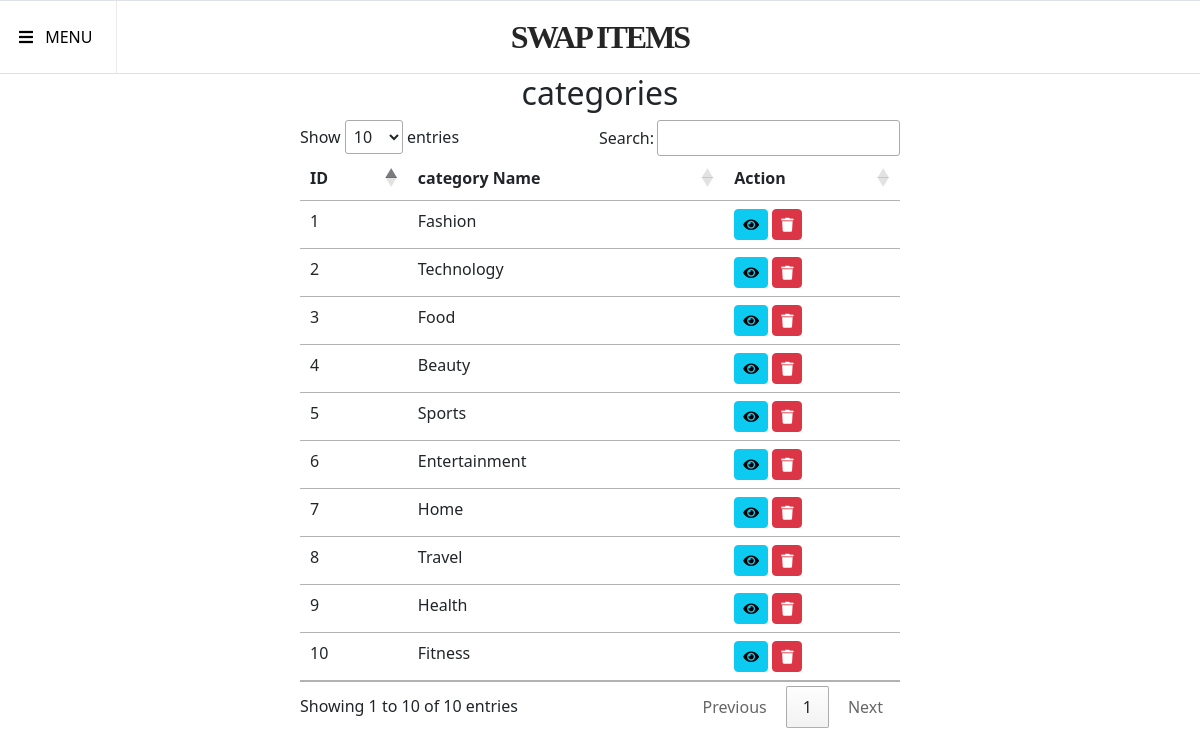
Screenshot of /admin/list_categorys.php (signed in) with the database file from the repository.
### tables this page shows
CREATE TABLE `category` (
  `id_cat` int(11) NOT NULL,
  `name` varchar(100) NOT NULL,
  `descr` varchar(2000) NOT NULL
);

### admin/list_categorys.php (the view, shortened to what this page needs)
<?php
require_once "../sing/controllerUserData.php";
?>
<!doctype html>
<html lang="en">
<head>
    <link rel="stylesheet" type="text/css" href="https://cdn.datatables.net/1.11.3/css/jquery.dataTables.css">
    <link rel="stylesheet" href="./av/style/navbar.css">
    <link rel="stylesheet" href="https://cdnjs.cloudflare.com/ajax/libs/font-awesome/5.15.4/css/all.min.css" />
    <link href="https://cdn.jsdelivr.net/npm/bootstrap@5.1.3/dist/css/bootstrap.min.css" rel="stylesheet">
    <link rel="stylesheet" type="text/css" href="https://cdn.datatables.net/1.11.4/css/jquery.dataTables.min.css">
</head>
<body>
    <header>
        <div class="all">
            <?php require 'navbar.php'; ?>
        </div>
    </header>
<center>
                    <div class="col-md-6">
                    <h2>categories</h2>
                    <table class="table mb-0">
                        <thead>
                            <tr>
                                <th>ID</th>
                                <th>category Name</th>
                                <th>Action</th>
                            </tr>
                        </thead>
                        <tbody>
                            <?php
                            $query = "SELECT * FROM category ";
                            $query_run = mysqli_query($con, $query);
                            if (mysqli_num_rows($query_run) > 0) {
                                while ($category = mysqli_fetch_assoc($query_run)) {
                                    ?>
                                    <tr>
                                        <td><?= $category['id_cat']; ?></td>
                                        <td><?= $category['name']; ?></td>
                                        <td>
                                            <a href="view_category.php?id=<?= $category['id_cat']; ?>" class="btn btn-info btn-sm">
                                            <i class="fas fa-eye"></i>
                                        </a>
                                        <form action="code.php" method="POST" class="d-inline" onsubmit="return confirm('Are you sure you want to delete this category?');">
                                        <button type="submit" name="delete_category" value="<?= $category['id_cat']; ?>" class="btn btn-danger btn-sm">
                                            <i class="fas fa-trash"></i>
                                        </button>
                                         </form>
                                    </tr>
                            <?php
                                }
                            } else {
                                echo "<tr><td colspan='3'>No categorys Found</td></tr>";
                            }
                            ?>
                        </tbody>
                    </table>
                </div>
                        </center>
</body>
</html>

### admin/navbar.php (shortened to what this page needs)
<!DOCTYPE html>
<html lang="en">
  <head>
 <link href="https://cdn.jsdelivr.net/npm/bootstrap@5.3.0-alpha1/dist/css/bootstrap.min.css" rel="stylesheet">
    <link rel="stylesheet" href="./style/navbar.css">
    <link rel="stylesheet" href="https://cdnjs.cloudflare.com/ajax/libs/font-awesome/5.15.4/css/all.min.css" />
  </head>
  <body>
    <div id="menuHolder">
      <div role="navigation" class="sticky-top border-bottom border-top" id="mainNavigation">
        <div class="flexMain">
          <div class="flex2">
            <button class="whiteLink siteLink" style="border-right:1px solid #eaeaea" onclick="menuToggle()"><i class="fas fa-bars me-2"></i> MENU</button>
          </div>
          <div class="flex3 text-center" id="siteBrand">
            <a class="navbar-brand" href="home.php">SWAP ITEMS</a>
          </div>
        </div>
      </div>
    </div>
  </body>
</html>

### admin/style/navbar.css (style rules this page uses)
.flexMain { display:flex; align-items: center }
.flex2 { flex:2 }
.flex3 { flex:3 }
button.siteLink { margin-right: 5px; margin-left:-5px; border:none; padding:24px; display:inline-block; min-width:115px; }
.whiteLink { background : #fff; }
#siteBrand { font-family: impact; letter-spacing : -2px; font-size:32px; color:#252525; line-height : 1em; font-weight: 900; }
#mainNavigation { transition : transform 200ms linear; background : #fff; }

### rows the page displays
category: id_cat "1", name "Fashion"
category: id_cat "2", name "Technology"
category: id_cat "3", name "Food"
category: id_cat "4", name "Beauty"
category: id_cat "5", name "Sports"
category: id_cat "6", name "Entertainment"
category: id_cat "7", name "Home"
category: id_cat "8", name "Travel"
category: id_cat "9", name "Health"
category: id_cat "10", name "Fitness"
